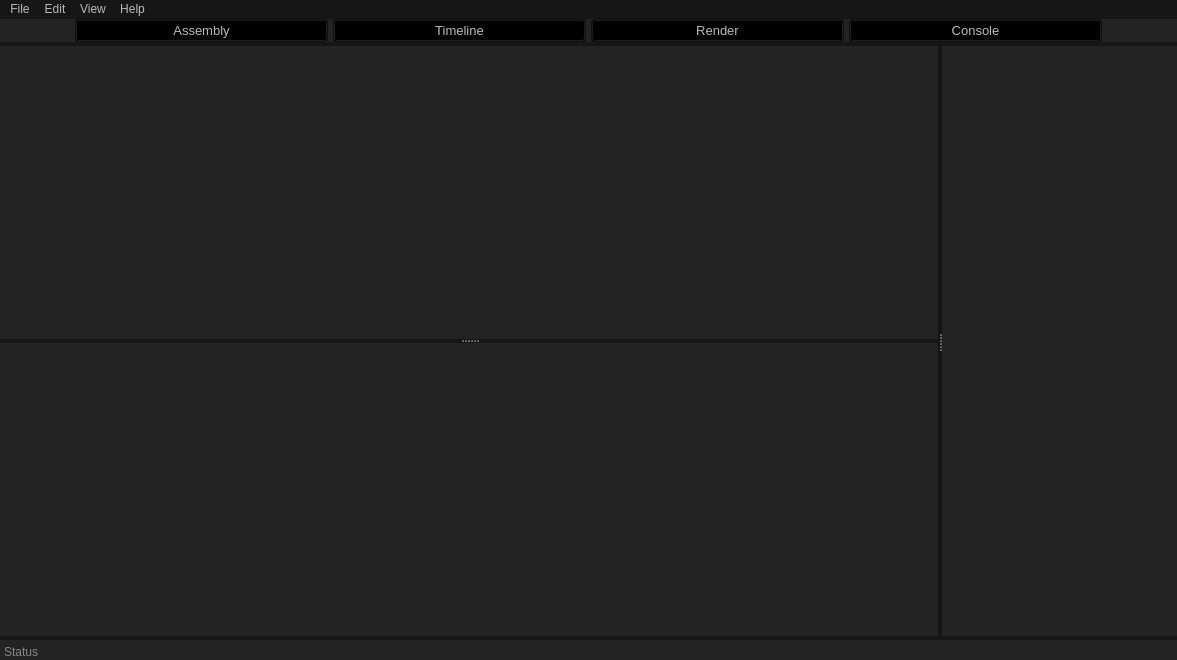
<?xml version="1.0" encoding="UTF-8"?>
<ui version="4.0">
 <class>MainWindow</class>
 <widget class="QMainWindow" name="MainWindow">
  <property name="geometry">
   <rect>
    <x>0</x>
    <y>0</y>
    <width>1177</width>
    <height>660</height>
   </rect>
  </property>
  <property name="windowTitle">
   <string>Editor Pro V2</string>
  </property>
  <property name="styleSheet">
   <string notr="true">background-color: rgb(22, 22, 22);</string>
  </property>
  <widget class="QWidget" name="centralwidget">
   <layout class="QGridLayout" name="gridLayout">
    <property name="leftMargin">
     <number>0</number>
    </property>
    <property name="topMargin">
     <number>0</number>
    </property>
    <property name="rightMargin">
     <number>0</number>
    </property>
    <property name="bottomMargin">
     <number>0</number>
    </property>
    <property name="horizontalSpacing">
     <number>0</number>
    </property>
    <item row="0" column="0">
     <layout class="QVBoxLayout" name="BaseLayout">
      <property name="spacing">
       <number>4</number>
      </property>
      <item>
       <widget class="QWidget" name="Navigation" native="true">
        <property name="enabled">
         <bool>true</bool>
        </property>
        <property name="maximumSize">
         <size>
          <width>16667215</width>
          <height>35</height>
         </size>
        </property>
        <property name="styleSheet">
         <string notr="true">background-color: rgb(35, 35, 35);</string>
        </property>
        <layout class="QHBoxLayout" name="horizontalLayout_2">
         <property name="spacing">
          <number>5</number>
         </property>
         <property name="leftMargin">
          <number>75</number>
         </property>
         <property name="topMargin">
          <number>0</number>
         </property>
         <property name="rightMargin">
          <number>75</number>
         </property>
         <property name="bottomMargin">
          <number>0</number>
         </property>
         <item>
          <widget class="QPushButton" name="AssemblyBtn">
           <property name="font">
            <font>
             <pointsize>10</pointsize>
            </font>
           </property>
           <property name="toolTip">
            <string>&lt;html&gt;&lt;head/&gt;&lt;body&gt;&lt;p&gt;Construct addinational files&lt;/p&gt;&lt;/body&gt;&lt;/html&gt;</string>
           </property>
           <property name="styleSheet">
            <string notr="true">background-color: transparent;
color: rgb(185, 185, 185);</string>
           </property>
           <property name="text">
            <string>Assembly</string>
           </property>
          </widget>
         </item>
         <item>
          <widget class="QPushButton" name="TimelineBtn">
           <property name="font">
            <font>
             <pointsize>10</pointsize>
            </font>
           </property>
           <property name="toolTip">
            <string>&lt;html&gt;&lt;head/&gt;&lt;body&gt;&lt;p&gt;Rearrange files&lt;/p&gt;&lt;/body&gt;&lt;/html&gt;</string>
           </property>
           <property name="styleSheet">
            <string notr="true">background-color: transparent;
color: rgb(185, 185, 185);</string>
           </property>
           <property name="text">
            <string>Timeline</string>
           </property>
          </widget>
         </item>
         <item>
          <widget class="QPushButton" name="RenderBtn">
           <property name="font">
            <font>
             <pointsize>10</pointsize>
            </font>
           </property>
           <property name="toolTip">
            <string>&lt;html&gt;&lt;head/&gt;&lt;body&gt;&lt;p&gt;Render the masterpiece&lt;/p&gt;&lt;/body&gt;&lt;/html&gt;</string>
           </property>
           <property name="styleSheet">
            <string notr="true">background-color: transparent;
color: rgb(185, 185, 185);</string>
           </property>
           <property name="text">
            <string>Render</string>
           </property>
          </widget>
         </item>
         <item>
          <widget class="QPushButton" name="ConsoleBtn">
           <property name="font">
            <font>
             <pointsize>10</pointsize>
            </font>
           </property>
           <property name="toolTip">
            <string>&lt;html&gt;&lt;head/&gt;&lt;body&gt;&lt;p&gt;Did something go wrong?&lt;/p&gt;&lt;/body&gt;&lt;/html&gt;</string>
           </property>
           <property name="styleSheet">
            <string notr="true">background-color: transparent;
color: rgb(185, 185, 185);</string>
           </property>
           <property name="text">
            <string>Console</string>
           </property>
          </widget>
         </item>
        </layout>
       </widget>
      </item>
      <item>
       <widget class="QStackedWidget" name="StackView">
        <property name="currentIndex">
         <number>0</number>
        </property>
        <widget class="QWidget" name="tab_Assembly">
         <property name="enabled">
          <bool>true</bool>
         </property>
         <layout class="QHBoxLayout" name="horizontalLayout_3">
          <property name="spacing">
           <number>4</number>
          </property>
          <property name="leftMargin">
           <number>0</number>
          </property>
          <property name="topMargin">
           <number>0</number>
          </property>
          <property name="rightMargin">
           <number>0</number>
          </property>
          <property name="bottomMargin">
           <number>0</number>
          </property>
          <item>
           <widget class="QWidget" name="widget" native="true">
            <property name="styleSheet">
             <string notr="true">background-color: rgb(22, 22, 22);</string>
            </property>
            <layout class="QHBoxLayout" name="horizontalLayout_6">
             <property name="spacing">
              <number>0</number>
             </property>
             <property name="leftMargin">
              <number>0</number>
             </property>
             <property name="topMargin">
              <number>0</number>
             </property>
             <property name="rightMargin">
              <number>0</number>
             </property>
             <property name="bottomMargin">
              <number>0</number>
             </property>
             <item>
              <widget class="QSplitter" name="AssemblVerticalSplitter">
               <property name="sizePolicy">
                <sizepolicy hsizetype="Expanding" vsizetype="Expanding">
                 <horstretch>0</horstretch>
                 <verstretch>0</verstretch>
                </sizepolicy>
               </property>
               <property name="lineWidth">
                <number>4</number>
               </property>
               <property name="orientation">
                <enum>Qt::Horizontal</enum>
               </property>
               <property name="handleWidth">
                <number>4</number>
               </property>
               <property name="childrenCollapsible">
                <bool>false</bool>
               </property>
               <widget class="QWidget" name="FileContainerLayout" native="true">
                <property name="minimumSize">
                 <size>
                  <width>0</width>
                  <height>0</height>
                 </size>
                </property>
                <property name="styleSheet">
                 <string notr="true"/>
                </property>
                <layout class="QVBoxLayout" name="verticalLayout">
                 <property name="spacing">
                  <number>0</number>
                 </property>
                 <property name="leftMargin">
                  <number>0</number>
                 </property>
                 <property name="topMargin">
                  <number>0</number>
                 </property>
                 <property name="rightMargin">
                  <number>0</number>
                 </property>
                 <property name="bottomMargin">
                  <number>0</number>
                 </property>
                 <item>
                  <widget class="QSplitter" name="FileContainer_2">
                   <property name="orientation">
                    <enum>Qt::Vertical</enum>
                   </property>
                   <widget class="QWidget" name="FileViewer" native="true">
                    <property name="minimumSize">
                     <size>
                      <width>400</width>
                      <height>0</height>
                     </size>
                    </property>
                    <property name="styleSheet">
                     <string notr="true">background-color: rgb(35, 35, 35);</string>
                    </property>
                   </widget>
                   <widget class="QWidget" name="ProjectFiles" native="true">
                    <property name="styleSheet">
                     <string notr="true">background-color: rgb(35, 35, 35);</string>
                    </property>
                   </widget>
                  </widget>
                 </item>
                </layout>
               </widget>
               <widget class="QWidget" name="FileInfo" native="true">
                <property name="maximumSize">
                 <size>
                  <width>650</width>
                  <height>16777215</height>
                 </size>
                </property>
                <property name="styleSheet">
                 <string notr="true">background-color: rgb(35, 35, 35);</string>
                </property>
               </widget>
              </widget>
             </item>
            </layout>
           </widget>
          </item>
         </layout>
        </widget>
        <widget class="QWidget" name="tab_Timeline">
         <layout class="QVBoxLayout" name="verticalLayout_3">
          <property name="spacing">
           <number>0</number>
          </property>
          <property name="leftMargin">
           <number>0</number>
          </property>
          <property name="topMargin">
           <number>0</number>
          </property>
          <property name="rightMargin">
           <number>0</number>
          </property>
          <property name="bottomMargin">
           <number>0</number>
          </property>
          <item>
           <widget class="QWidget" name="widget_6" native="true">
            <layout class="QVBoxLayout" name="verticalLayout_4">
             <property name="spacing">
              <number>0</number>
             </property>
             <property name="leftMargin">
              <number>0</number>
             </property>
             <property name="topMargin">
              <number>0</number>
             </property>
             <property name="rightMargin">
              <number>0</number>
             </property>
             <property name="bottomMargin">
              <number>0</number>
             </property>
             <item>
              <widget class="QSplitter" name="splitter_3">
               <property name="orientation">
                <enum>Qt::Vertical</enum>
               </property>
               <widget class="QWidget" name="widget_7" native="true">
                <property name="styleSheet">
                 <string notr="true"/>
                </property>
                <layout class="QHBoxLayout" name="horizontalLayout">
                 <property name="spacing">
                  <number>0</number>
                 </property>
                 <property name="leftMargin">
                  <number>0</number>
                 </property>
                 <property name="topMargin">
                  <number>0</number>
                 </property>
                 <property name="rightMargin">
                  <number>0</number>
                 </property>
                 <property name="bottomMargin">
                  <number>0</number>
                 </property>
                 <item>
                  <widget class="QSplitter" name="splitter">
                   <property name="orientation">
                    <enum>Qt::Horizontal</enum>
                   </property>
                   <widget class="QWidget" name="widget_3" native="true">
                    <property name="minimumSize">
                     <size>
                      <width>150</width>
                      <height>250</height>
                     </size>
                    </property>
                    <property name="styleSheet">
                     <string notr="true">background-color: rgb(35, 35, 35);</string>
                    </property>
                   </widget>
                   <widget class="PreviewWindow" name="previewWindow" native="true">
                    <property name="minimumSize">
                     <size>
                      <width>450</width>
                      <height>250</height>
                     </size>
                    </property>
                    <property name="styleSheet">
                     <string notr="true">background-color: rgb(35, 35, 35);</string>
                    </property>
                   </widget>
                  </widget>
                 </item>
                </layout>
               </widget>
               <widget class="Timeline" name="timeline" native="true">
                <property name="minimumSize">
                 <size>
                  <width>0</width>
                  <height>300</height>
                 </size>
                </property>
                <property name="styleSheet">
                 <string notr="true">background-color: rgb(35, 35, 35);</string>
                </property>
               </widget>
              </widget>
             </item>
            </layout>
           </widget>
          </item>
         </layout>
        </widget>
        <widget class="QWidget" name="tab_Render">
         <layout class="QHBoxLayout" name="horizontalLayout_7">
          <property name="spacing">
           <number>4</number>
          </property>
          <property name="leftMargin">
           <number>0</number>
          </property>
          <property name="topMargin">
           <number>0</number>
          </property>
          <property name="rightMargin">
           <number>0</number>
          </property>
          <property name="bottomMargin">
           <number>0</number>
          </property>
         </layout>
        </widget>
        <widget class="QWidget" name="tab_Console"/>
       </widget>
      </item>
      <item>
       <widget class="QWidget" name="StatusBar" native="true">
        <property name="minimumSize">
         <size>
          <width>0</width>
          <height>20</height>
         </size>
        </property>
        <property name="maximumSize">
         <size>
          <width>16777215</width>
          <height>35</height>
         </size>
        </property>
        <property name="baseSize">
         <size>
          <width>0</width>
          <height>0</height>
         </size>
        </property>
        <property name="styleSheet">
         <string notr="true">border-top-color: rgb(28, 81, 255);
background-color: rgb(35, 35, 35);</string>
        </property>
        <layout class="QVBoxLayout" name="verticalLayout_2">
         <property name="spacing">
          <number>0</number>
         </property>
         <property name="leftMargin">
          <number>0</number>
         </property>
         <property name="topMargin">
          <number>0</number>
         </property>
         <property name="rightMargin">
          <number>0</number>
         </property>
         <property name="bottomMargin">
          <number>0</number>
         </property>
         <item>
          <widget class="QProgressBar" name="progressBar">
           <property name="minimumSize">
            <size>
             <width>0</width>
             <height>3</height>
            </size>
           </property>
           <property name="maximumSize">
            <size>
             <width>16777215</width>
             <height>3</height>
            </size>
           </property>
           <property name="styleSheet">
            <string notr="true">QProgressBar:horizontal {
border: 0px solid gray;
border-radius: 3px;
background: transparent;
padding: 0px;
}
QProgressBar::chunk:horizontal {
background: #1473e6;
}</string>
           </property>
           <property name="maximum">
            <number>100</number>
           </property>
           <property name="value">
            <number>0</number>
           </property>
           <property name="format">
            <string/>
           </property>
          </widget>
         </item>
         <item>
          <widget class="QLabel" name="StatusLabel">
           <property name="font">
            <font>
             <pointsize>9</pointsize>
            </font>
           </property>
           <property name="styleSheet">
            <string notr="true">color: rgb(135, 135, 135);</string>
           </property>
           <property name="text">
            <string>Status</string>
           </property>
           <property name="margin">
            <number>4</number>
           </property>
           <property name="indent">
            <number>4</number>
           </property>
          </widget>
         </item>
        </layout>
       </widget>
      </item>
     </layout>
    </item>
   </layout>
  </widget>
  <widget class="QMenuBar" name="menubar">
   <property name="geometry">
    <rect>
     <x>0</x>
     <y>0</y>
     <width>1177</width>
     <height>21</height>
    </rect>
   </property>
   <property name="styleSheet">
    <string notr="true">color: rgb(185, 185, 185);
background-color: rgb(22, 22, 22);</string>
   </property>
   <widget class="QMenu" name="menuFile">
    <property name="title">
     <string>File</string>
    </property>
    <addaction name="actionNew"/>
    <addaction name="actionOpen"/>
    <addaction name="actionOpen_recent"/>
    <addaction name="actionClose_project"/>
    <addaction name="separator"/>
    <addaction name="actionPreferences"/>
    <addaction name="actionExit"/>
   </widget>
   <widget class="QMenu" name="menuEdit">
    <property name="title">
     <string>Edit</string>
    </property>
    <widget class="QMenu" name="menuAdd_from">
     <property name="title">
      <string>Add from</string>
     </property>
     <addaction name="actionFile"/>
     <addaction name="actionDirectory"/>
    </widget>
    <addaction name="actionCut"/>
    <addaction name="actionCopy"/>
    <addaction name="actionPaste"/>
    <addaction name="separator"/>
    <addaction name="actionUndo"/>
    <addaction name="actionRedo"/>
    <addaction name="separator"/>
    <addaction name="menuAdd_from"/>
    <addaction name="StopProcess"/>
   </widget>
   <widget class="QMenu" name="menuHelp">
    <property name="title">
     <string>Help</string>
    </property>
    <addaction name="actionAbout"/>
   </widget>
   <widget class="QMenu" name="menuView">
    <property name="title">
     <string>View</string>
    </property>
   </widget>
   <addaction name="menuFile"/>
   <addaction name="menuEdit"/>
   <addaction name="menuView"/>
   <addaction name="menuHelp"/>
  </widget>
  <action name="actionFile">
   <property name="text">
    <string>File</string>
   </property>
   <property name="shortcut">
    <string>Ctrl+Shift+F</string>
   </property>
  </action>
  <action name="actionRedo">
   <property name="text">
    <string>Redo</string>
   </property>
   <property name="shortcut">
    <string>Ctrl+Y</string>
   </property>
  </action>
  <action name="actionOpen">
   <property name="text">
    <string>Open</string>
   </property>
   <property name="shortcut">
    <string/>
   </property>
  </action>
  <action name="actionNew">
   <property name="text">
    <string>New</string>
   </property>
   <property name="shortcut">
    <string>Ctrl+N</string>
   </property>
  </action>
  <action name="actionUndo">
   <property name="text">
    <string>Undo</string>
   </property>
   <property name="shortcut">
    <string>Ctrl+Z</string>
   </property>
  </action>
  <action name="actionPaste">
   <property name="text">
    <string>Paste</string>
   </property>
   <property name="shortcut">
    <string>Ctrl+V</string>
   </property>
  </action>
  <action name="actionCopy">
   <property name="text">
    <string>Copy</string>
   </property>
   <property name="shortcut">
    <string>Ctrl+C</string>
   </property>
  </action>
  <action name="actionCut">
   <property name="text">
    <string>Cut</string>
   </property>
   <property name="shortcut">
    <string>Ctrl+X</string>
   </property>
  </action>
  <action name="actionExit">
   <property name="text">
    <string>Exit</string>
   </property>
   <property name="shortcut">
    <string>Ctrl+Q</string>
   </property>
  </action>
  <action name="actionPreferences">
   <property name="text">
    <string>Preferences</string>
   </property>
  </action>
  <action name="actionOpen_recent">
   <property name="text">
    <string>Open recent</string>
   </property>
  </action>
  <action name="actionDirectory">
   <property name="text">
    <string>Directory</string>
   </property>
   <property name="shortcut">
    <string>Ctrl+Shift+D</string>
   </property>
  </action>
  <action name="actionAbout">
   <property name="text">
    <string>About</string>
   </property>
  </action>
  <action name="StopProcess">
   <property name="text">
    <string>Stop current process</string>
   </property>
  </action>
  <action name="actionClose_project">
   <property name="text">
    <string>Close project</string>
   </property>
  </action>
 </widget>
 <customwidgets>
  <customwidget>
   <class>PreviewWindow</class>
   <extends>QWidget</extends>
   <header>ui/previewwindow.h</header>
   <container>1</container>
  </customwidget>
  <customwidget>
   <class>Timeline</class>
   <extends>QWidget</extends>
   <header>ui/timeline.h</header>
   <container>1</container>
  </customwidget>
 </customwidgets>
 <resources/>
 <connections/>
</ui>
